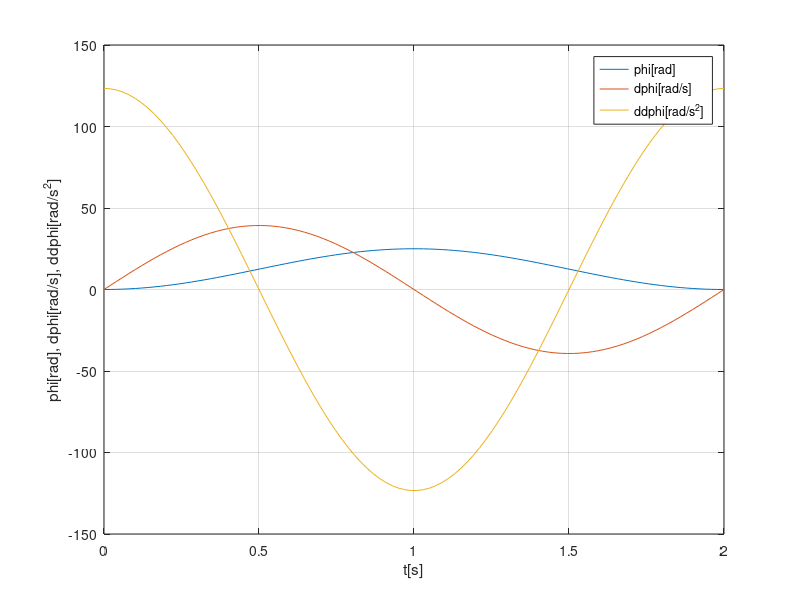
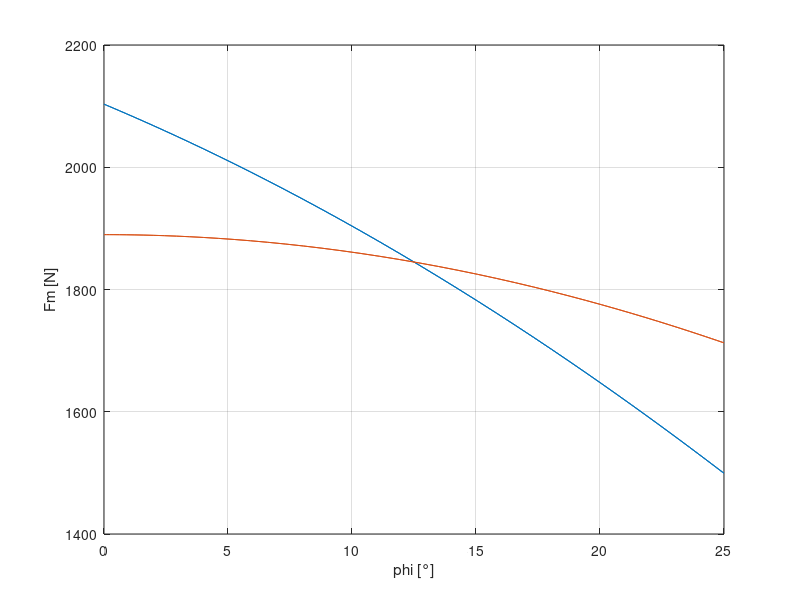

These figures' MATLAB source, in order:
% Berechnen der Muskelkraft für die Bewegung des ausgestreckten Armes mit
% einer ausgestreckten Hantel in der Frontalebene
clear all;


% Parameter
H = 1.58; % Körpergröße in m
M = 43; % Körpergewicht in kg
g = 9.81; % Erdbeschleunigung
mA = 0.05 * M; % Masse des gesamten Arms (Antropometrietabelle)
m0 = 10; % Masse der Hantel in kg
c = (0.818-0.485)*H; % Armlänge in m
b = 0.53*c;
a = 0.4*0.186*H;
theta = deg2rad(15);
rT = 0.645*c;
Theta_zz = mA*rT^2 + m0*c^2;


% Bewegung
N = 100;
phi_min = 0;
phi_max =deg2rad(25);
T = 2;
t = linspace(0, T, N);
phi = (phi_max+phi_min)/2 - (phi_max-phi_min)/2*cos(2*pi*t/T);
dphi = (phi_max-phi_min)/2*(2*pi/T)*sin(2*pi*t/T);
ddphi = (phi_max-phi_min)/2*(2*pi/T)^2*cos(2*pi*t/T);



% Muskelkraft
Fm = (Theta_zz * ddphi + (mA*b+m0*c)*g*cos(phi))/(a*sin(theta));
Fm_stat = (mA*b+m0*c)*g*cos(phi)/(a*sin(theta));
% Plotten
figure(1)
clf;
plot(t, rad2deg(phi), t, rad2deg(dphi), t, rad2deg(ddphi));
grid on;
xlabel("t[s]");
ylabel("phi[rad], dphi[rad/s], ddphi[rad/s^2]");
legend("phi[rad]","dphi[rad/s]","ddphi[rad/s^2]");

figure(2)
clf;
plot(rad2deg(phi), Fm, rad2deg(phi), Fm_stat);
grid on;
xlabel("phi [°]");
ylabel("Fm [N]");
